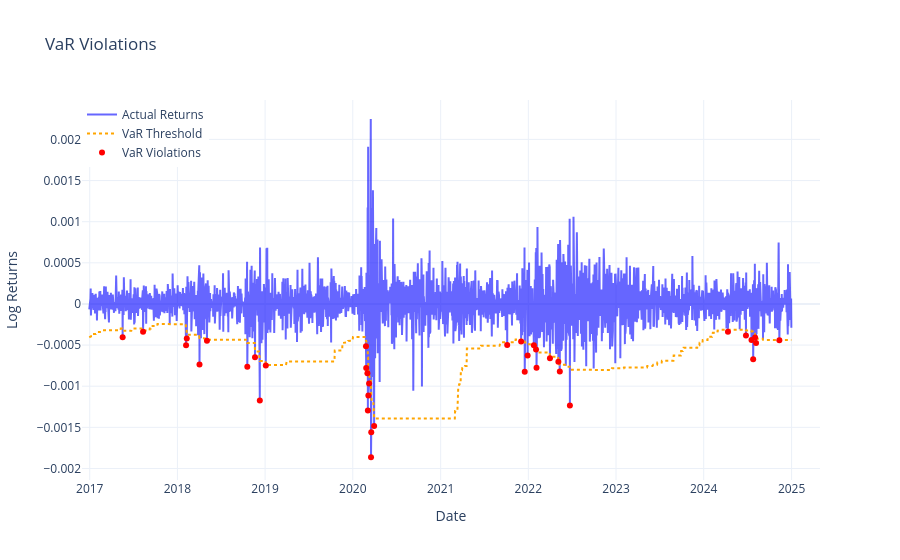

The cell this chart's notebook holds for it:
### Code cell
plots.plot_var_violations(nasdaq_garch_fbm_var, var_col='VaR_99', predicted_col='predicted_log_returns')

### Figure 1 — Plotly figure (JSON) as saved in the notebook; plotly's stock layout.template omitted (floating-point values rounded to 4 significant figures; data arrays with more than 128 entries replaced by an {"elided": "..."} marker saying what was removed)
{"data": [{"line": {"color": "blue"}, "mode": "lines", "name": "Actual Returns", "opacity": 0.6, "type": "scatter", "x": {"elided": "2013 str values"}, "y": {"elided": "2013 float values"}}, {"line": {"color": "orange", "dash": "dot"}, "mode": "lines", "name": "VaR Threshold", "type": "scatter", "x": {"elided": "2013 str values"}, "y": {"elided": "2013 float values"}}, {"marker": {"color": "red", "size": 6, "symbol": "circle"}, "mode": "markers", "name": "VaR Violations", "type": "scatter", "x": ["2017-05-18T00:00:00", "2017-08-11T00:00:00", "2018-02-06T00:00:00", "2018-02-09T00:00:00", "2018-04-03T00:00:00", "2018-05-04T00:00:00", "2018-10-19T00:00:00", "2018-11-20T00:00:00", "2018-12-10T00:00:00", "2019-01-04T00:00:00", "2020-02-25T00:00:00", "2020-02-26T00:00:00", "2020-03-02T00:00:00", "2020-03-04T00:00:00", "2020-03-06T00:00:00", "2020-03-09T00:00:00", "2020-03-17T00:00:00", "2020-03-18T00:00:00", "2020-03-30T00:00:00", "2021-10-05T00:00:00", "2021-12-02T00:00:00", "2021-12-17T00:00:00", "2021-12-29T00:00:00", "2022-01-24T00:00:00", "2022-02-02T00:00:00", "2022-02-04T00:00:00", "2022-04-01T00:00:00", "2022-05-06T00:00:00", "2022-05-12T00:00:00", "2022-06-23T00:00:00", "2024-04-11T00:00:00", "2024-06-25T00:00:00", "2024-07-18T00:00:00", "2024-07-25T00:00:00", "2024-08-02T00:00:00", "2024-08-06T00:00:00", "2024-11-11T00:00:00"], "y": [-0.0004062, -0.0003392, -0.0005027, -0.0004204, -0.000737, -0.0004474, -0.0007636, -0.0006485, -0.001173, -0.0007473, -0.0005151, -0.0007785, -0.0008419, -0.001297, -0.001112, -0.0009675, -0.001864, -0.001559, -0.001484, -0.0004977, -0.0004573, -0.0008239, -0.0006251, -0.0005018, -0.0005531, -0.0007759, -0.0006588, -0.0007019, -0.0008207, -0.001235, -0.0003386, -0.0003828, -0.0004386, -0.0006716, -0.0004079, -0.0004751, -0.0004408]}], "layout": {"hovermode": "x unified", "legend": {"x": 0, "y": 1}, "title": {"text": "VaR Violations"}, "xaxis": {"title": {"text": "Date"}}, "yaxis": {"title": {"text": "Log Returns"}}}}
